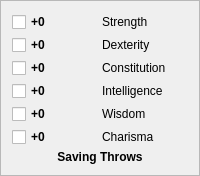
              <widget class="QFrame" name="frameSavingThrows">
               <property name="frameShape">
                <enum>QFrame::StyledPanel</enum>
               </property>
               <property name="frameShadow">
                <enum>QFrame::Raised</enum>
               </property>
               <layout class="QGridLayout" name="gridLayout_14">
                <property name="leftMargin">
                 <number>0</number>
                </property>
                <property name="topMargin">
                 <number>0</number>
                </property>
                <property name="rightMargin">
                 <number>0</number>
                </property>
                <property name="bottomMargin">
                 <number>0</number>
                </property>
                <property name="spacing">
                 <number>0</number>
                </property>
                <item row="1" column="0">
                 <widget class="QLabel" name="lblFrameStrengthLeft_9">
                  <property name="sizePolicy">
                   <sizepolicy hsizetype="Fixed" vsizetype="Ignored">
                    <horstretch>0</horstretch>
                    <verstretch>0</verstretch>
                   </sizepolicy>
                  </property>
                  <property name="minimumSize">
                   <size>
                    <width>10</width>
                    <height>0</height>
                   </size>
                  </property>
                  <property name="maximumSize">
                   <size>
                    <width>10</width>
                    <height>16777215</height>
                   </size>
                  </property>
                  <property name="pixmap">
                   <pixmap resource="resources.qrc">:/img/data/character_stat_left.png</pixmap>
                  </property>
                  <property name="scaledContents">
                   <bool>true</bool>
                  </property>
                 </widget>
                </item>
                <item row="2" column="0">
                 <widget class="QLabel" name="lblFrameStrengthBottomLeft_9">
                  <property name="sizePolicy">
                   <sizepolicy hsizetype="Fixed" vsizetype="Fixed">
                    <horstretch>0</horstretch>
                    <verstretch>0</verstretch>
                   </sizepolicy>
                  </property>
                  <property name="minimumSize">
                   <size>
                    <width>11</width>
                    <height>11</height>
                   </size>
                  </property>
                  <property name="maximumSize">
                   <size>
                    <width>11</width>
                    <height>11</height>
                   </size>
                  </property>
                  <property name="pixmap">
                   <pixmap resource="resources.qrc">:/img/data/character_stat_bottomleft.png</pixmap>
                  </property>
                  <property name="scaledContents">
                   <bool>true</bool>
                  </property>
                 </widget>
                </item>
                <item row="0" column="0">
                 <widget class="QLabel" name="lblFrameStrengthTopLeft_9">
                  <property name="sizePolicy">
                   <sizepolicy hsizetype="Fixed" vsizetype="Fixed">
                    <horstretch>0</horstretch>
                    <verstretch>0</verstretch>
                   </sizepolicy>
                  </property>
                  <property name="minimumSize">
                   <size>
                    <width>11</width>
                    <height>11</height>
                   </size>
                  </property>
                  <property name="maximumSize">
                   <size>
                    <width>11</width>
                    <height>11</height>
                   </size>
                  </property>
                  <property name="text">
                   <string/>
                  </property>
                  <property name="pixmap">
                   <pixmap resource="resources.qrc">:/img/data/character_stat_topleft.png</pixmap>
                  </property>
                  <property name="scaledContents">
                   <bool>true</bool>
                  </property>
                 </widget>
                </item>
                <item row="1" column="2">
                 <widget class="QLabel" name="lblFrameStrengthRight_9">
                  <property name="sizePolicy">
                   <sizepolicy hsizetype="Fixed" vsizetype="Ignored">
                    <horstretch>0</horstretch>
                    <verstretch>0</verstretch>
                   </sizepolicy>
                  </property>
                  <property name="minimumSize">
                   <size>
                    <width>11</width>
                    <height>0</height>
                   </size>
                  </property>
                  <property name="maximumSize">
                   <size>
                    <width>11</width>
                    <height>16777215</height>
                   </size>
                  </property>
                  <property name="pixmap">
                   <pixmap resource="resources.qrc">:/img/data/character_stat_right.png</pixmap>
                  </property>
                  <property name="scaledContents">
                   <bool>true</bool>
                  </property>
                 </widget>
                </item>
                <item row="2" column="2">
                 <widget class="QLabel" name="lblFrameStrengthBottomRight_9">
                  <property name="sizePolicy">
                   <sizepolicy hsizetype="Fixed" vsizetype="Fixed">
                    <horstretch>0</horstretch>
                    <verstretch>0</verstretch>
                   </sizepolicy>
                  </property>
                  <property name="minimumSize">
                   <size>
                    <width>11</width>
                    <height>11</height>
                   </size>
                  </property>
                  <property name="maximumSize">
                   <size>
                    <width>11</width>
                    <height>11</height>
                   </size>
                  </property>
                  <property name="pixmap">
                   <pixmap resource="resources.qrc">:/img/data/character_stat_bottomright.png</pixmap>
                  </property>
                  <property name="scaledContents">
                   <bool>true</bool>
                  </property>
                 </widget>
                </item>
                <item row="0" column="2">
                 <widget class="QLabel" name="lblFrameStrengthTopRight_9">
                  <property name="sizePolicy">
                   <sizepolicy hsizetype="Fixed" vsizetype="Fixed">
                    <horstretch>0</horstretch>
                    <verstretch>0</verstretch>
                   </sizepolicy>
                  </property>
                  <property name="minimumSize">
                   <size>
                    <width>11</width>
                    <height>11</height>
                   </size>
                  </property>
                  <property name="maximumSize">
                   <size>
                    <width>11</width>
                    <height>11</height>
                   </size>
                  </property>
                  <property name="text">
                   <string/>
                  </property>
                  <property name="pixmap">
                   <pixmap resource="resources.qrc">:/img/data/character_stat_topright.png</pixmap>
                  </property>
                  <property name="scaledContents">
                   <bool>true</bool>
                  </property>
                 </widget>
                </item>
                <item row="1" column="1">
                 <widget class="QFrame" name="frameSavingThrowsContent">
                  <property name="frameShape">
                   <enum>QFrame::NoFrame</enum>
                  </property>
                  <property name="frameShadow">
                   <enum>QFrame::Raised</enum>
                  </property>
                  <layout class="QVBoxLayout" name="verticalLayout_2">
                   <property name="spacing">
                    <number>3</number>
                   </property>
                   <property name="leftMargin">
                    <number>0</number>
                   </property>
                   <property name="topMargin">
                    <number>0</number>
                   </property>
                   <property name="rightMargin">
                    <number>0</number>
                   </property>
                   <property name="bottomMargin">
                    <number>0</number>
                   </property>
                   <item>
                    <layout class="QHBoxLayout" name="horizontalLayout_8">
                     <property name="spacing">
                      <number>3</number>
                     </property>
                     <item>
                      <widget class="QCheckBox" name="chkStrSave">
                       <property name="sizePolicy">
                        <sizepolicy hsizetype="Preferred" vsizetype="Fixed">
                         <horstretch>0</horstretch>
                         <verstretch>0</verstretch>
                        </sizepolicy>
                       </property>
                       <property name="font">
                        <font>
                         <bold>true</bold>
                        </font>
                       </property>
                       <property name="text">
                        <string>+0</string>
                       </property>
                      </widget>
                     </item>
                     <item>
                      <widget class="QLabel" name="label">
                       <property name="text">
                        <string>Strength</string>
                       </property>
                       <property name="alignment">
                        <set>Qt::AlignLeading|Qt::AlignLeft|Qt::AlignVCenter</set>
                       </property>
                      </widget>
                     </item>
                    </layout>
                   </item>
                   <item>
                    <layout class="QHBoxLayout" name="horizontalLayout_9">
                     <property name="spacing">
                      <number>3</number>
                     </property>
                     <item>
                      <widget class="QCheckBox" name="chkDexSave">
                       <property name="sizePolicy">
                        <sizepolicy hsizetype="Preferred" vsizetype="Fixed">
                         <horstretch>0</horstretch>
                         <verstretch>0</verstretch>
                        </sizepolicy>
                       </property>
                       <property name="font">
                        <font>
                         <bold>true</bold>
                        </font>
                       </property>
                       <property name="text">
                        <string>+0</string>
                       </property>
                      </widget>
                     </item>
                     <item>
                      <widget class="QLabel" name="label_16">
                       <property name="text">
                        <string>Dexterity</string>
                       </property>
                       <property name="alignment">
                        <set>Qt::AlignLeading|Qt::AlignLeft|Qt::AlignVCenter</set>
                       </property>
                      </widget>
                     </item>
                    </layout>
                   </item>
                   <item>
                    <layout class="QHBoxLayout" name="horizontalLayout_10">
                     <property name="spacing">
                      <number>3</number>
                     </property>
                     <item>
                      <widget class="QCheckBox" name="chkConSave">
                       <property name="sizePolicy">
                        <sizepolicy hsizetype="Preferred" vsizetype="Fixed">
                         <horstretch>0</horstretch>
                         <verstretch>0</verstretch>
                        </sizepolicy>
                       </property>
                       <property name="font">
                        <font>
                         <bold>true</bold>
                        </font>
                       </property>
                       <property name="text">
                        <string>+0</string>
                       </property>
                      </widget>
                     </item>
                     <item>
                      <widget class="QLabel" name="label_18">
                       <property name="text">
                        <string>Constitution</string>
                       </property>
                       <property name="alignment">
                        <set>Qt::AlignLeading|Qt::AlignLeft|Qt::AlignVCenter</set>
                       </property>
                      </widget>
                     </item>
                    </layout>
                   </item>
                   <item>
                    <layout class="QHBoxLayout" name="horizontalLayout_11">
                     <property name="spacing">
                      <number>3</number>
                     </property>
                     <item>
                      <widget class="QCheckBox" name="chkIntSave">
                       <property name="sizePolicy">
                        <sizepolicy hsizetype="Preferred" vsizetype="Fixed">
                         <horstretch>0</horstretch>
                         <verstretch>0</verstretch>
                        </sizepolicy>
                       </property>
                       <property name="font">
                        <font>
                         <bold>true</bold>
                        </font>
                       </property>
                       <property name="text">
                        <string>+0</string>
                       </property>
                      </widget>
                     </item>
                     <item>
                      <widget class="QLabel" name="label_19">
                       <property name="text">
                        <string>Intelligence</string>
                       </property>
                       <property name="alignment">
                        <set>Qt::AlignLeading|Qt::AlignLeft|Qt::AlignVCenter</set>
                       </property>
                      </widget>
                     </item>
                    </layout>
                   </item>
                   <item>
                    <layout class="QHBoxLayout" name="horizontalLayout_13">
                     <property name="spacing">
                      <number>3</number>
                     </property>
                     <item>
                      <widget class="QCheckBox" name="chkWisSave">
                       <property name="sizePolicy">
                        <sizepolicy hsizetype="Preferred" vsizetype="Fixed">
                         <horstretch>0</horstretch>
                         <verstretch>0</verstretch>
                        </sizepolicy>
                       </property>
                       <property name="font">
                        <font>
                         <bold>true</bold>
                        </font>
                       </property>
                       <property name="text">
                        <string>+0</string>
                       </property>
                      </widget>
                     </item>
                     <item>
                      <widget class="QLabel" name="label_20">
                       <property name="text">
                        <string>Wisdom</string>
                       </property>
                       <property name="alignment">
                        <set>Qt::AlignLeading|Qt::AlignLeft|Qt::AlignVCenter</set>
                       </property>
                      </widget>
                     </item>
                    </layout>
                   </item>
                   <item>
                    <layout class="QHBoxLayout" name="horizontalLayout_14">
                     <property name="spacing">
                      <number>3</number>
                     </property>
                     <item>
                      <widget class="QCheckBox" name="chkChaSave">
                       <property name="sizePolicy">
                        <sizepolicy hsizetype="Preferred" vsizetype="Fixed">
                         <horstretch>0</horstretch>
                         <verstretch>0</verstretch>
                        </sizepolicy>
                       </property>
                       <property name="font">
                        <font>
                         <bold>true</bold>
                        </font>
                       </property>
                       <property name="text">
                        <string>+0</string>
                       </property>
                      </widget>
                     </item>
                     <item>
                      <widget class="QLabel" name="label_17">
                       <property name="text">
                        <string>Charisma</string>
                       </property>
                       <property name="alignment">
                        <set>Qt::AlignLeading|Qt::AlignLeft|Qt::AlignVCenter</set>
                       </property>
                      </widget>
                     </item>
                    </layout>
                   </item>
                   <item>
                    <spacer name="verticalSpacer_7">
                     <property name="orientation">
                      <enum>Qt::Vertical</enum>
                     </property>
                     <property name="sizeType">
                      <enum>QSizePolicy::Preferred</enum>
                     </property>
                     <property name="sizeHint" stdset="0">
                      <size>
                       <width>20</width>
                       <height>0</height>
                      </size>
                     </property>
                    </spacer>
                   </item>
                   <item>
                    <widget class="QLabel" name="label_13">
                     <property name="font">
                      <font>
                       <bold>true</bold>
                      </font>
                     </property>
                     <property name="text">
                      <string>Saving Throws</string>
                     </property>
                     <property name="alignment">
                      <set>Qt::AlignCenter</set>
                     </property>
                    </widget>
                   </item>
                  </layout>
                 </widget>
                </item>
                <item row="0" column="1">
                 <widget class="QLabel" name="lblFrameStrengthTop_9">
                  <property name="sizePolicy">
                   <sizepolicy hsizetype="Ignored" vsizetype="Fixed">
                    <horstretch>0</horstretch>
                    <verstretch>0</verstretch>
                   </sizepolicy>
                  </property>
                  <property name="minimumSize">
                   <size>
                    <width>0</width>
                    <height>11</height>
                   </size>
                  </property>
                  <property name="maximumSize">
                   <size>
                    <width>16777215</width>
                    <height>11</height>
                   </size>
                  </property>
                  <property name="pixmap">
                   <pixmap resource="resources.qrc">:/img/data/character_stat_top.png</pixmap>
                  </property>
                  <property name="scaledContents">
                   <bool>true</bool>
                  </property>
                 </widget>
                </item>
                <item row="2" column="1">
                 <widget class="QLabel" name="lblFrameStrengthBottom_9">
                  <property name="sizePolicy">
                   <sizepolicy hsizetype="Ignored" vsizetype="Ignored">
                    <horstretch>0</horstretch>
                    <verstretch>0</verstretch>
                   </sizepolicy>
                  </property>
                  <property name="minimumSize">
                   <size>
                    <width>0</width>
                    <height>11</height>
                   </size>
                  </property>
                  <property name="maximumSize">
                   <size>
                    <width>16777215</width>
                    <height>11</height>
                   </size>
                  </property>
                  <property name="pixmap">
                   <pixmap resource="resources.qrc">:/img/data/character_stat_bottom.png</pixmap>
                  </property>
                  <property name="scaledContents">
                   <bool>true</bool>
                  </property>
                 </widget>
                </item>
               </layout>
              </widget>
